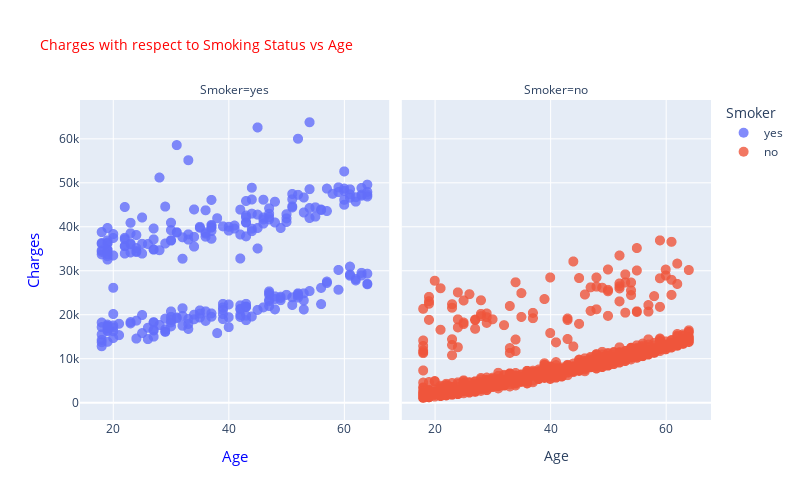

Write notebook code for a chart like this one.
### Markdown cell above
Age vs Charges Respected to Smoking

### Code cell
age_smoke = px.scatter(insurance, x='Age', y='Charges', color='Smoker', 
                 title="Charges with respect to Smoking Status vs Age",
                 labels={'age': 'Age', 'charges': 'Charges', 'smoker': 'Smoker'},
                 facet_col='Smoker',  # Facet by 'smoker' column
                 facet_col_wrap=2,    # Number of columns in facet grid
                 width=800, height=500)

age_smoke.update_traces(marker=dict(size=10, opacity=0.8),
                  selector=dict(mode='markers'))

age_smoke.update_layout(title_font=dict(size=14, color='red'),
                  xaxis_title_font=dict(size=15, color='blue'),
                  yaxis_title_font=dict(size=15, color='blue'))

age_smoke.show()

### Figure 1 — Plotly figure (JSON) as saved in the notebook; plotly's stock layout.template omitted (floating-point values rounded to 4 significant figures; data arrays with more than 128 entries replaced by an {"elided": "..."} marker saying what was removed)
{"data": [{"hovertemplate": "Smoker=yes<br>Age=%{x}<br>Charges=%{y}<extra></extra>", "legendgroup": "yes", "marker": {"color": "#636efa", "opacity": 0.8, "size": 10, "symbol": "circle"}, "mode": "markers", "name": "yes", "showlegend": true, "type": "scattergl", "x": {"elided": "274 int values"}, "xaxis": "x", "y": {"elided": "274 float values"}, "yaxis": "y"}, {"hovertemplate": "Smoker=no<br>Age=%{x}<br>Charges=%{y}<extra></extra>", "legendgroup": "no", "marker": {"color": "#EF553B", "opacity": 0.8, "size": 10, "symbol": "circle"}, "mode": "markers", "name": "no", "showlegend": true, "type": "scattergl", "x": {"elided": "1064 int values"}, "xaxis": "x2", "y": {"elided": "1064 float values"}, "yaxis": "y2"}], "layout": {"annotations": [{"font": {}, "showarrow": false, "text": "Smoker=yes", "x": 0.245, "xanchor": "center", "xref": "paper", "y": 1, "yanchor": "bottom", "yref": "paper"}, {"font": {}, "showarrow": false, "text": "Smoker=no", "x": 0.755, "xanchor": "center", "xref": "paper", "y": 1, "yanchor": "bottom", "yref": "paper"}], "height": 500, "legend": {"title": {"text": "Smoker"}, "tracegroupgap": 0}, "title": {"font": {"color": "red", "size": 14}, "text": "Charges with respect to Smoking Status vs Age"}, "width": 800, "xaxis": {"anchor": "y", "domain": [0, 0.49], "title": {"font": {"color": "blue", "size": 15}, "text": "Age"}}, "xaxis2": {"anchor": "y2", "domain": [0.51, 1], "matches": "x", "title": {"text": "Age"}}, "yaxis": {"anchor": "x", "domain": [0, 1], "title": {"font": {"color": "blue", "size": 15}, "text": "Charges"}}, "yaxis2": {"anchor": "x2", "domain": [0, 1], "matches": "y", "showticklabels": false}}}
